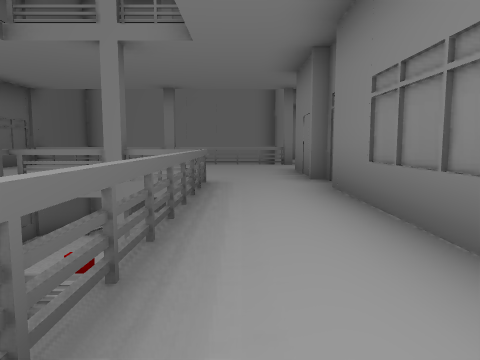
[1] (above)

17 first-person views from a walk through a Unity game level. The camera is 1.4 m above the floor, tilts 6° down and sees 70° across. The floor is counted in squares, 2.4 m on a side. Each view is taken from the middle of a square. On the plan, view 1 faces up. The plan holds only what a view shows up to about 10 squares ahead; the rest is blank. The place goes on beyond the plan. The player is left out. Some surface patterns are stand-ins.

[2]
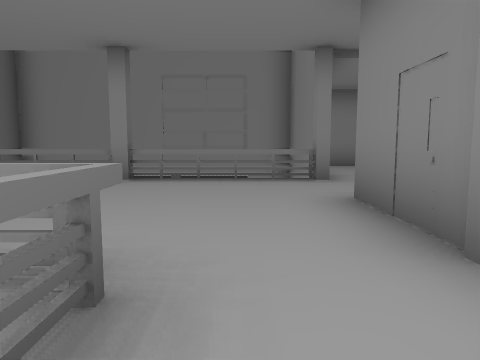

[3]
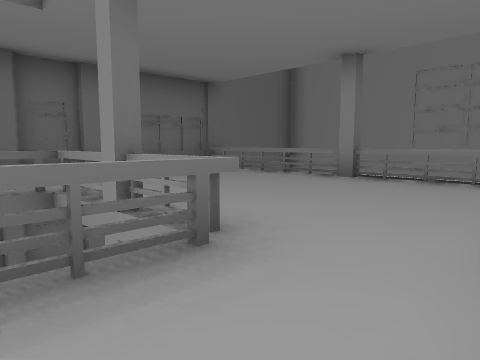

[4]
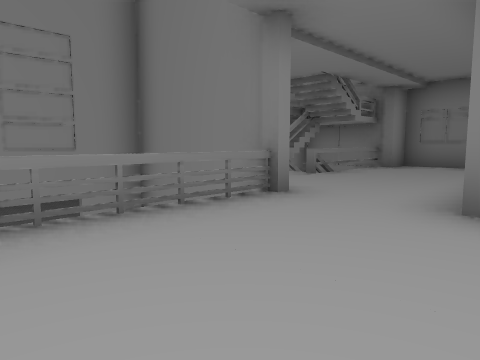

[5]
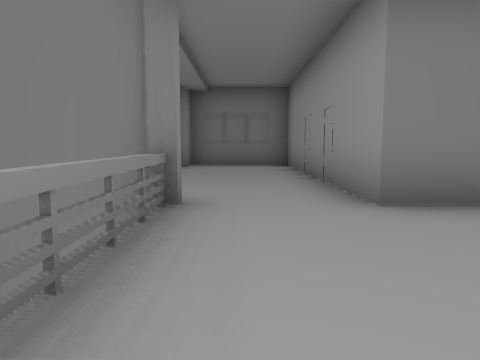

[6]
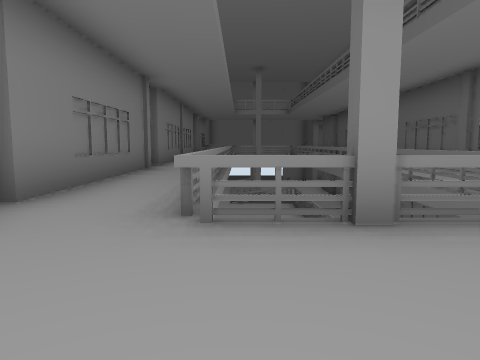

[7]
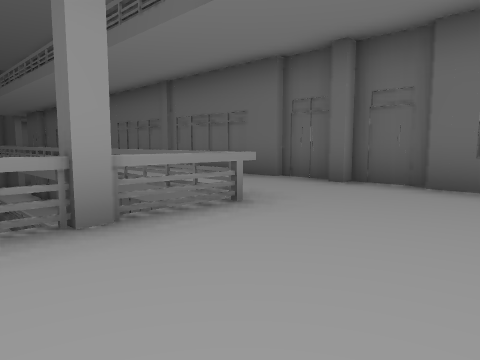

[8]
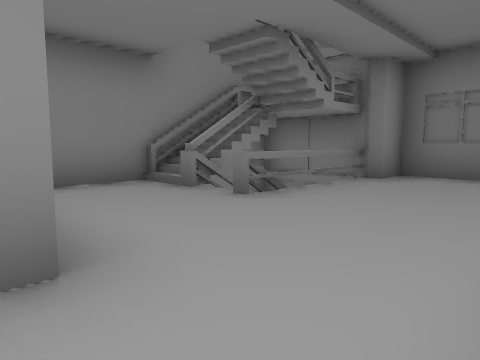

[9]
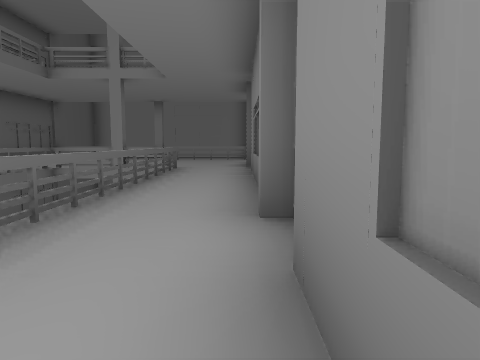

[10]
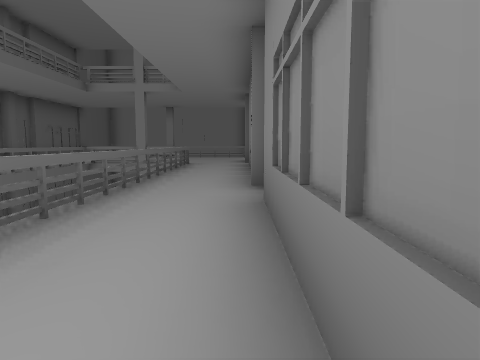

[11]
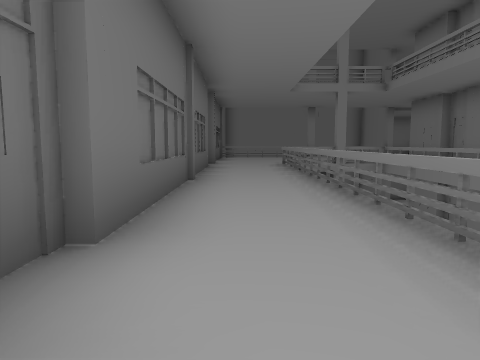

[12]
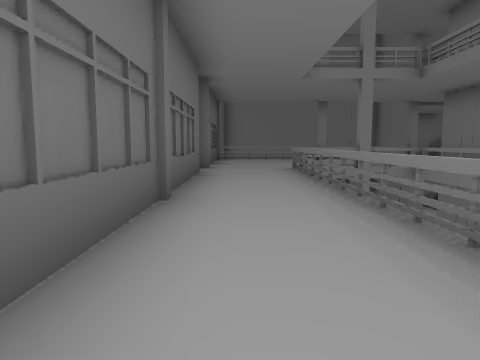

[13]
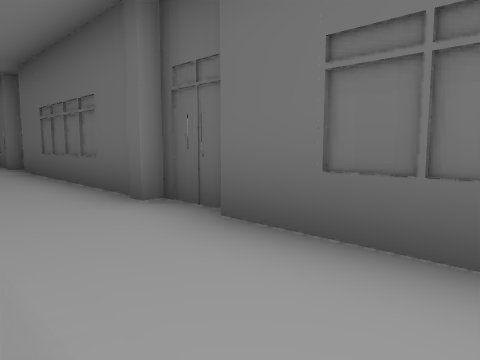

[14]
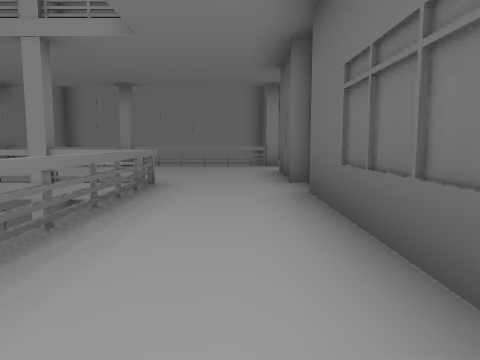

[15]
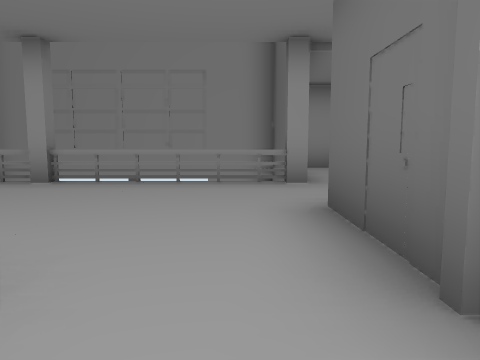

[16]
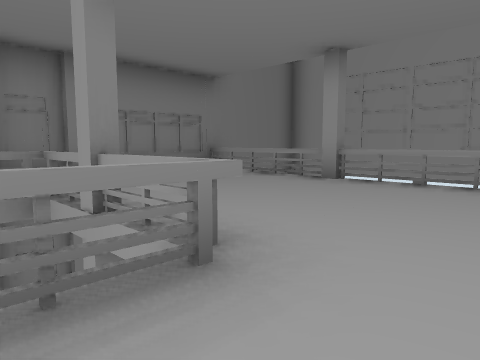

[17]
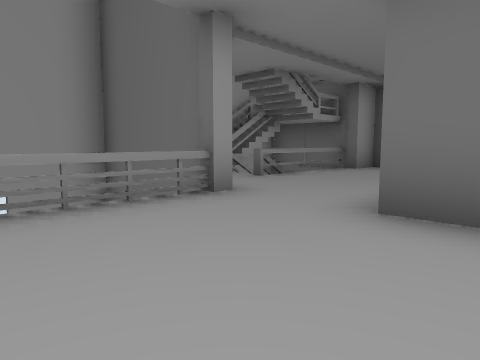

### Floor plan
Key: @ floor where view 1 was taken; # wall or solid block; x gap in a wall; . floor; / step, stairs or slope; = window, fence, low wall or low ledge; ^ raised ledge; v drop or lower ground.
Columns run from 12 left of view 1 to 8 right of it. Each row starts with its distance up from view 1.
 13       ############
 12       #      #..^#
 11       #      #..#####
 10       #===#==#......#
  9       #.............#
  8       #.............#
  7       #.......#######
  6       #.......#
  5       #..v#^..#
  4       #..  v..#
  3       #..  v..#
  2       #..  v..#
  1       #..  v..#
  0       #..  v@.#
 -1       #..  v..#
 -2       #..  v..#
 -3       #..  v..#
 -4       #..   ..#
 -5       #.     .#
 -6       #..
 -7       #..
 -8       #..
 -9       #..
-10       #..=#=  #
-11       #.....  #
-12       #.....  #
-13    .........  #
-14  ............ #
-15 ##..^.#   # v#
-16  ##x#.#      v=
-17    / .#vvvvvvv
-18   #####

Where each view was taken, in squares from view 1:
view 1: 0 up, 0 right, facing up
view 2: 4 up, 0 right, facing up
view 3: 4 up, 1 right, facing up-left
view 4: 7 up, 2 left, facing up-right
view 5: 9 up, 2 left, facing right
view 6: 8 up, 1 left, facing down
view 7: 8 up, 1 left, facing down-left
view 8: 8 up, 1 right, facing up-right
view 9: 3 down, 1 right, facing up
view 10: 5 down, 1 right, facing up
view 11: 5 down, 5 left, facing up
view 12: 3 down, 5 left, facing up
view 13: 1 down, 4 left, facing down-left
view 14: 5 down, 5 left, facing down
view 15: 9 down, 5 left, facing down
view 16: 9 down, 5 left, facing down-right
view 17: 11 down, 3 left, facing down-left
